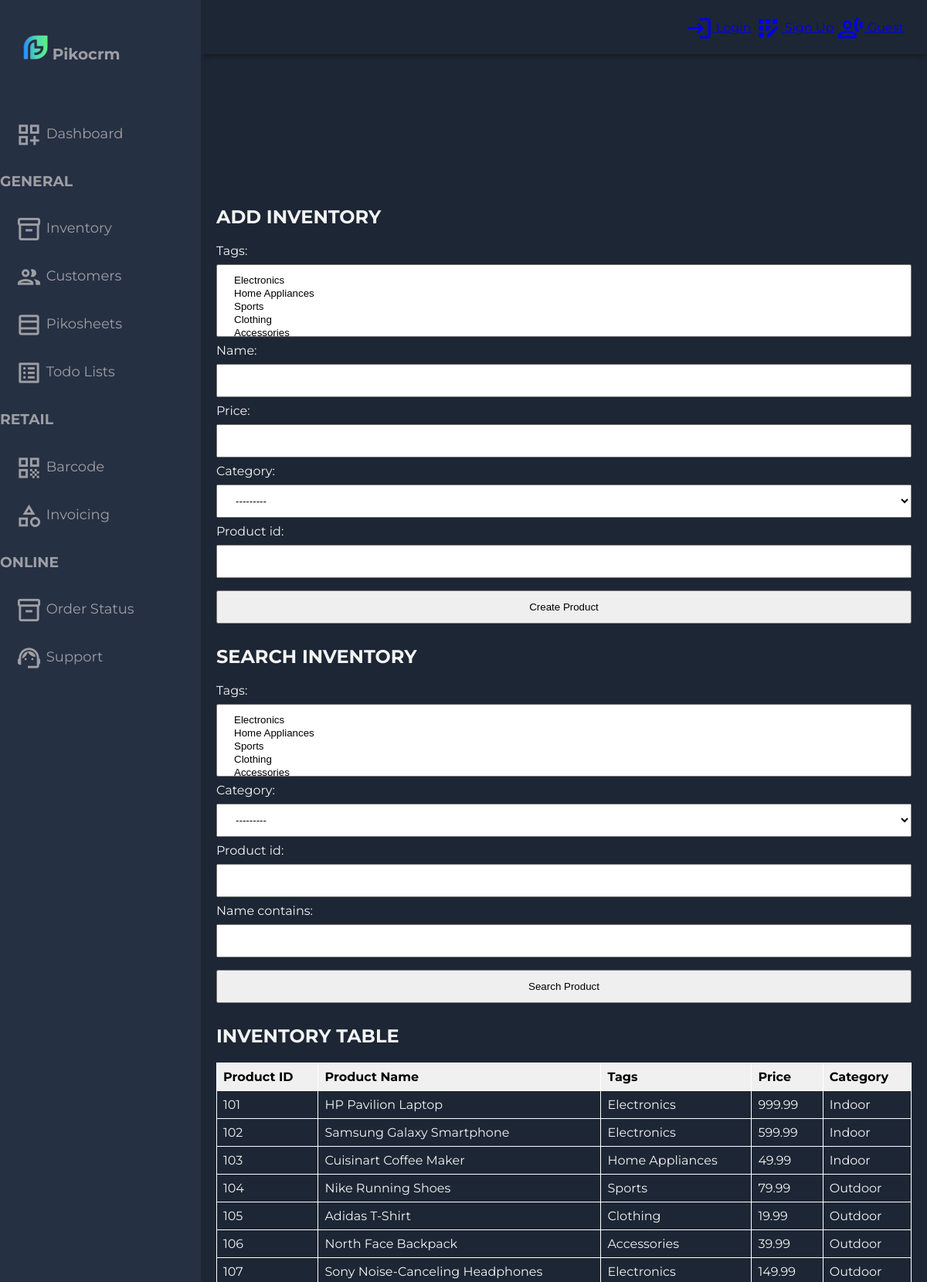
The app's page /product/ (upper part) with its own data.
### accounts/models.py (models this page shows, shortened)
class Tag(models.Model):
    name = models.CharField(max_length=200, null = True)
    def __str__(self):
        return self.name

class Product(models.Model):
    CATEGORY = (('Indoor', 'Indoor'), ('Outdoor', 'Outdoor'))
    tags = models.ManyToManyField(Tag)
    name = models.CharField(max_length=200, null=True)
    price = models.FloatField(null=True)
    category = models.CharField(max_length=200, null=True, choices=CATEGORY)
    product_id = models.IntegerField(null=True)
    date_created = models.DateTimeField(auto_now_add=True, null=True)

### accounts/views.py (the view)
# urls.py: path('product/', views.products, name='products'),
def products(request):
    formaddproduct = AddProductForm()
    products = Product.objects.all()
    tags = Product.objects.all().prefetch_related('tags')
    myFilter = ProductFilter(request.GET, queryset=products)
    products = myFilter.qs
    if request.method == 'POST':
        formaddproduct = AddProductForm(request.POST)
        if formaddproduct.is_valid():
            formaddproduct.save()
        return redirect('products')
    return render(request, 'accounts/products.html', {'products':products, 'tags':tags, 'formaddproduct':formaddproduct, 'myFilter':myFilter})

### accounts/forms.py
class AddProductForm(forms.ModelForm):
    class Meta:
        model = Product
        fields = '__all__'

### accounts/templates/accounts/products.html (shortened to what this page needs)
{% extends 'accounts/main.html' %}
{% load static %}
{% block content %}
<!DOCTYPE html>
<html lang="en">
<head>
	</head>
<body>
<div class="grid-container">
      <header class="header">
		{% if user.is_authenticated %}
		<div class="header-right">
          <span class="material-icons-outlined">login</span> Hello, {{request.user}}
          <span class="material-icons-outlined">app_registration</span> Logout
        </div>
		{% else %}
        <div class="header-right">
          <a href="{% url 'login' %}"><span class="material-icons-outlined">login</span> Login</a>
          <a href="{% url 'register' %}"><span class="material-icons-outlined">app_registration</span> Sign Up</a>
          <a href="{% url 'guest' %}"><span class="material-icons-outlined">transcribe</span> Guest</a>
        </div>
		{% endif %}
      </header>
     <aside id="sidebar">
        <div class="sidebar-title">
          <div class="sidebar-brand">
            <img src="{% static 'images/logocrm1.png' %}"> Pikocrm
          </div>
        </div>
        <ul class="sidebar-list">
          <li class="sidebar-list-item">
            <a href="{% url 'dashboard' %}">
              <span class="material-icons-outlined">dashboard_customize</span> Dashboard
            </a>
          </li>
		  <h3>GENERAL</h3>
          <li class="sidebar-list-item">
            <a href="{% url 'products' %}">
              <span class="material-icons-outlined">inventory_2</span> Inventory
            </a>
          </li>
          <li class="sidebar-list-item">
            <a href="{% url 'customert' %}">
              <span class="material-icons-outlined">people</span> Customers
            </a>
          </li>
          <li class="sidebar-list-item">
            <a href="{% url 'pikosheets' %}">
              <span class="material-icons-outlined">table_rows</span> Pikosheets
            </a>
          </li>
          <li class="sidebar-list-item">
            <a href="{% url 'todo' %}">
              <span class="material-icons-outlined">list_alt</span> Todo Lists
            </a>
          </li>
		  <h3>RETAIL</h3>
          <li class="sidebar-list-item">
            <a href="{% url 'barcode' %}">
              <span class="material-icons-outlined">qr_code</span> Barcode
            </a>
          </li>
          <li class="sidebar-list-item">
            <a href="{% url 'invoice' %}">
              <span class="material-icons-outlined">category</span> Invoicing
            </a>
          </li>
          <h3>ONLINE</h3>
          <li class="sidebar-list-item">
            <a href="{% url 'orderstatus' %}">
              <span class="material-icons-outlined">inventory_2</span> Order Status
            </a>
          </li>
          <li class="sidebar-list-item">
            <a href="{% url 'support' %}">
              <span class="material-icons-outlined">support_agent</span> Support
            </a>
          </li>
        </ul>
      </aside>
	  <main class="main-container">
	  <div class="main-title">
          <h2>ADD INVENTORY</h2>
        </div>
		<form method="POST" action="">
		{{formaddproduct}}
        <br>
		<input class="btn btn-info" type="submit" value="Create Product">
		</form>
        <div class="main-title">
          <h2>SEARCH INVENTORY</h2>
        </div>
		<form method="get">
	{{ myFilter.form }}
	<input class="btn btn-info" type="submit" value="Search Product" id="createo">
	</form>
	<div class="main-title">
          <h2>INVENTORY TABLE</h2>
        </div>
		<div id="table" class="table-editable">
   <table class="table table-bordered table-responsive-md table-striped text-center" id="table1">
      <thead>
         <tr>
            <th>Product ID</th>
			<th>Product Name</th>
            <th>Tags</th>
            <th>Price</th>
			<th>Category</th>
         </tr>
      </thead>
      <tbody>
	  {% for i in products %}
	      <tr>
			<td contenteditable="true">{{ i.product_id }}</td>
            <td contenteditable="true">{{ i.name }}</td>
			{% for tag in i.tags.all %}
            <td contenteditable="true">{{ tag.name }}</td>
			{% endfor %}
            <td contenteditable="true">{{ i.price }}</td>
			<td contenteditable="true">{{ i.category }}</td>
				</tr>
					{% endfor %}
      </tbody>
   </table>
</div>
</main>
</div>
</body>
</html>
{% endblock %}

### static/css/styles.css (style rules this page uses)
body { margin: 0; padding: 0; background-color: #1d2634; color: #9e9ea4; font-family: 'Montserrat', sans-serif; }
.material-icons-outlined { vertical-align: middle; line-height: 1px; font-size: 35px; }
.grid-container { display: grid; grid-template-columns: 260px 1fr 1fr 1fr; grid-template-rows: 0.2fr 3fr; grid-template-areas: 'sidebar header header header' 'sidebar main main main'; height: 100vh; }
.header { grid-area: header; height: 70px; display: flex; align-items: center; justify-content: space-between; padding: 0 30px 0 30px; box-shadow: 0 6px 7px -3px rgba(0, 0, 0, 0.35); }
#sidebar { grid-area: sidebar; height: 100%; background-color: #263043; overflow-y: auto; transition: all 0.5s; -webkit-transition: all 0.5s; }
.sidebar-title { display: flex; justify-content: space-between; align-items: center; padding: 30px 30px 30px 30px; margin-bottom: 30px; }
.sidebar-brand { margin-top: 15px; font-size: 20px; font-weight: 700; }
.sidebar-list { padding: 0; margin-top: 15px; list-style-type: none; }
.sidebar-list-item { padding: 20px 20px 20px 20px; font-size: 18px; }
.sidebar-list-item > a { text-decoration: none; color: #9e9ea4; }
.main-container { grid-area: main; overflow-y: auto; padding: 20px 20px; color: rgba(255, 255, 255, 0.95); }
.main-title { display: flex; justify-content: space-between; }
#sidebar { overflow: auto; scrollbar-width: none; }

### accounts/templates/accounts/products.html (style rules this page uses)
#table1 { border-collapse: collapse; width: 100%; }
#table1 th, #table1 td { padding: 8px; border: 1px solid #fff; text-align: left; }
#table1 th { background-color: #f0f0f0; font-weight: bold; color: black; }
#table1 { border: 1px solid #fff; }
input, select { width: 100%; padding: 12px 20px; margin: 8px 0; box-sizing: border-box; }
input::placeholder { color: #d3d3d3; }

### records on screen
Tag: name "Electronics"
Product: product_id "101", name "HP Pavilion Laptop", price "999.99", category "Indoor"
Product: product_id "102", name "Samsung Galaxy Smartphone", price "599.99", category "Indoor"
Product: product_id "103", name "Cuisinart Coffee Maker", price "49.99", category "Indoor"
Tag: name "Home Appliances"
Product: product_id "104", name "Nike Running Shoes", price "79.99", category "Outdoor"
Tag: name "Sports"
Product: product_id "105", name "Adidas T-Shirt", price "19.99", category "Outdoor"
Tag: name "Clothing"
Product: product_id "106", name "North Face Backpack", price "39.99", category "Outdoor"
Tag: name "Accessories"
Product: product_id "107", name "Sony Noise-Canceling Headphones", price "149.99", category "Outdoor"
